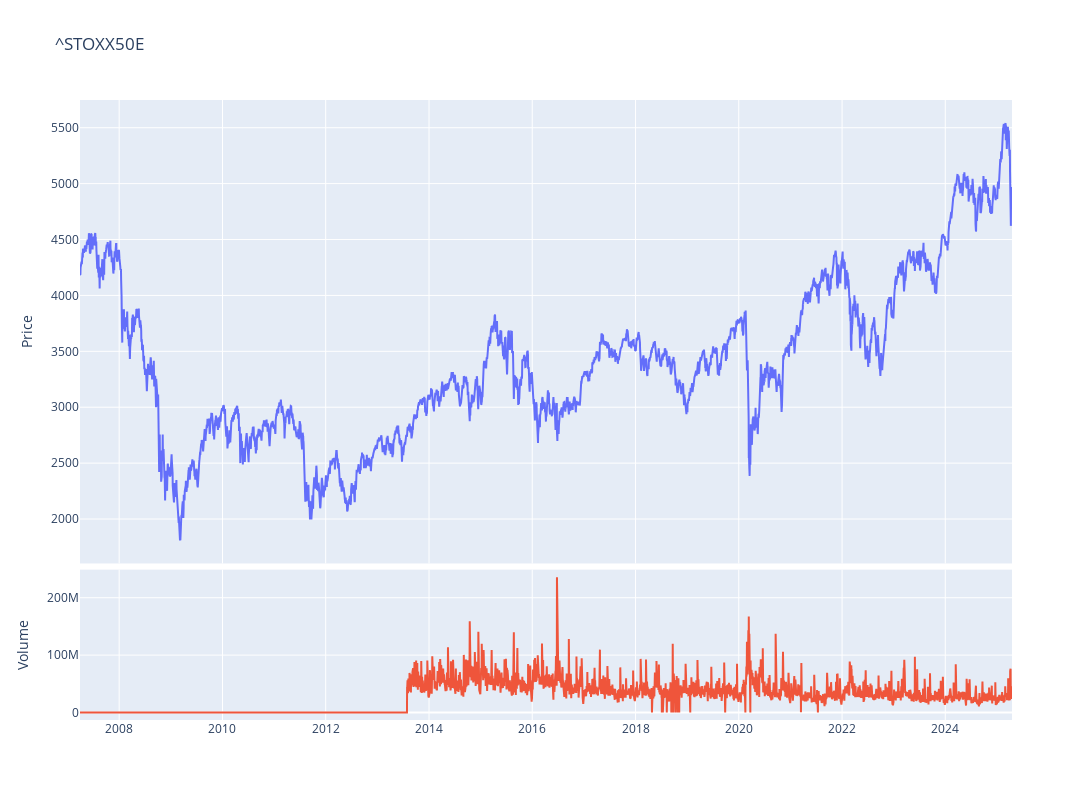

Notebook source saved alongside this figure:
### Code cell
fig = make_subplots(rows=4, cols=1,shared_xaxes=True,vertical_spacing=0.01,specs=[[{'rowspan':3,'colspan':1}],[None],[None],[{'rowspan':1,'colspan':1}]])

# Graph (1,1)
fig.add_trace(go.Scatter(x=stock_ticker.index,y=stock_ticker['Close'],mode="lines",name=f"{ticker}"),row=1, col=1)
# Update xaxis properties
fig.update_yaxes(title_text="Price", row=1, col=1)

# Graph (4,1)
fig.add_trace(go.Scatter(x=stock_ticker.index,y=stock_ticker['Volume'],mode="lines",name='Volume'),row=4, col=1)
fig.update_yaxes(title_text="Volume", row=4, col=1)

fig.update_layout(height=800, width=1300,showlegend=False,title=f"{ticker}")

fig.show()

### Figure 1 — Plotly figure (JSON) as saved in the notebook; plotly's stock layout.template omitted (floating-point values rounded to 4 significant figures; data arrays with more than 128 entries replaced by an {"elided": "..."} marker saying what was removed)
{"data": [{"mode": "lines", "name": "^STOXX50E", "type": "scatter", "x": {"elided": "4527 str values"}, "xaxis": "x", "y": {"elided": "4527 float values"}, "yaxis": "y"}, {"mode": "lines", "name": "Volume", "type": "scatter", "x": {"elided": "4527 str values"}, "xaxis": "x2", "y": {"elided": "4527 int values"}, "yaxis": "y2"}], "layout": {"height": 800, "showlegend": false, "title": {"text": "^STOXX50E"}, "width": 1300, "xaxis": {"anchor": "y", "domain": [0, 1], "matches": "x2", "showticklabels": false}, "xaxis2": {"anchor": "y2", "domain": [0, 1]}, "yaxis": {"anchor": "x", "domain": [0.2525, 1], "title": {"text": "Price"}}, "yaxis2": {"anchor": "x2", "domain": [0, 0.2425], "title": {"text": "Volume"}}}}
